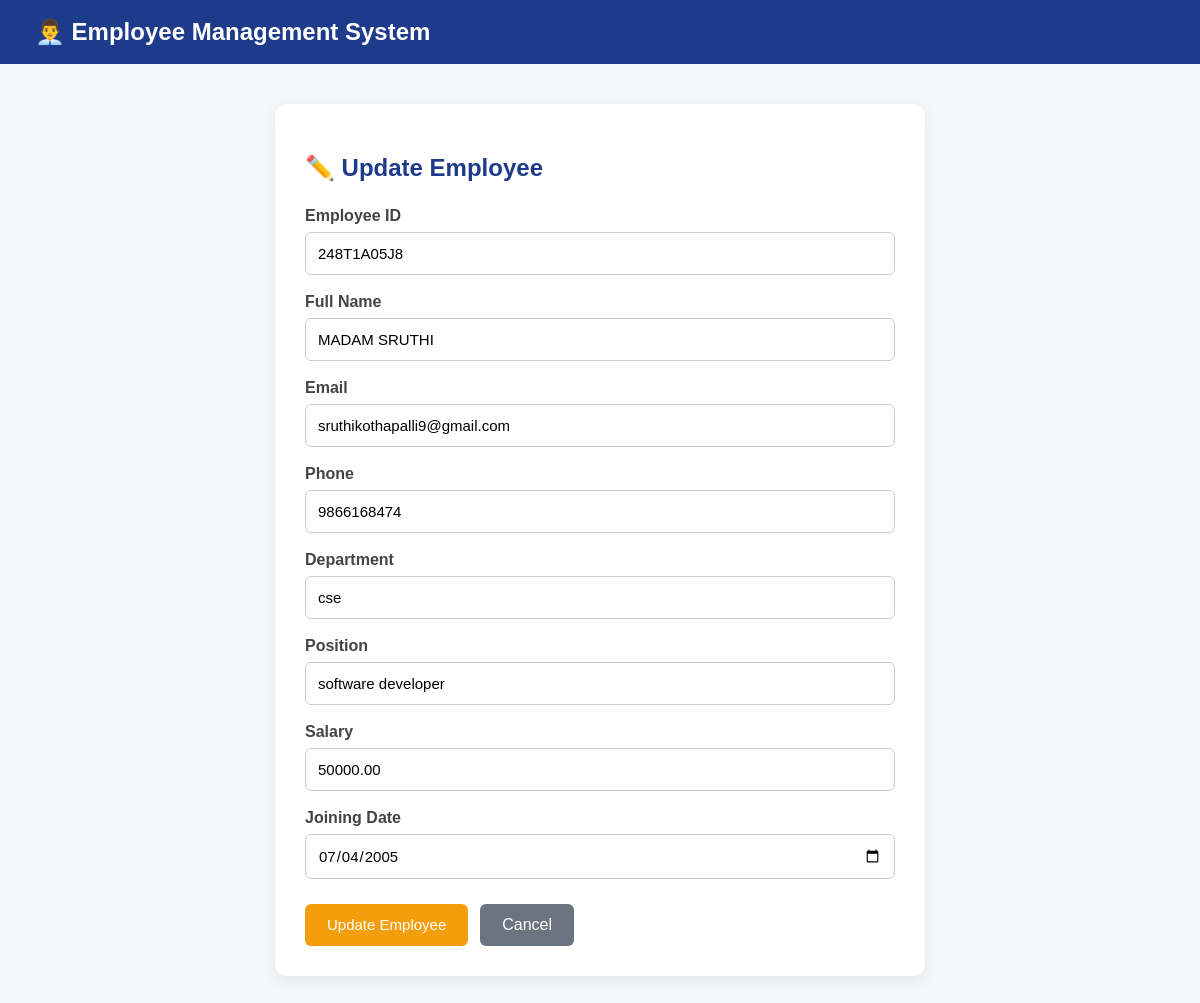
Screenshot of /update/2/ (signed in) with the database file from the repository.
### employees/models.py (models this page shows, shortened)
class Employee(models.Model):
    employee_id = models.CharField(max_length=20, unique=True)
    name = models.CharField(max_length=100)
    email = models.EmailField(unique=True)
    phone = models.CharField(max_length=15)
    department = models.CharField(max_length=100)
    position = models.CharField(max_length=100)
    salary = models.DecimalField(max_digits=10, decimal_places=2)
    joining_date = models.DateField()

### employees/views.py (the view, shortened to what this page needs)
# urls.py: path('update/<int:id>/', views.update_employee, name='update_employee'),
@login_required
def update_employee(request, id):
    employee = get_object_or_404(Employee, id=id)
    return render(
        request,
        'update_employee.html',
        {'employee': employee}
    )

### employees/templates/update_employee.html (shortened to what this page needs)
<!DOCTYPE html>
<html lang="en">
<head>
</head>
<body>
    <div class="navbar">
        <h1>👨‍💼 Employee Management System</h1>
    </div>
    <div class="container">
        <div class="form-box">
            <h2>✏️ Update Employee</h2>
            <form method="POST">
                <div class="form-group">
                    <label>Employee ID</label>
                    <input
                        type="text"
                        name="employee_id"
                        value="{{ employee.employee_id }}"
                        required
                    >
                </div>
                <div class="form-group">
                    <label>Full Name</label>
                    <input
                        type="text"
                        name="name"
                        value="{{ employee.name }}"
                        required
                    >
                </div>
                <div class="form-group">
                    <label>Email</label>
                    <input
                        type="email"
                        name="email"
                        value="{{ employee.email }}"
                        required
                    >
                </div>
                <div class="form-group">
                    <label>Phone</label>
                    <input
                        type="text"
                        name="phone"
                        value="{{ employee.phone }}"
                        maxlength="15"
                        required
                    >
                </div>
                <div class="form-group">
                    <label>Department</label>
                    <input
                        type="text"
                        name="department"
                        value="{{ employee.department }}"
                        required
                    >
                </div>
                <div class="form-group">
                    <label>Position</label>
                    <input
                        type="text"
                        name="position"
                        value="{{ employee.position }}"
                        required
                    >
                </div>
                <div class="form-group">
                    <label>Salary</label>
                    <input
                        type="number"
                        name="salary"
                        value="{{ employee.salary }}"
                        min="0"
                        step="0.01"
                        required
                    >
                </div>
                <div class="form-group">
                    <label>Joining Date</label>
                    <input
                        type="date"
                        name="joining_date"
                        value="{{ employee.joining_date|date:'Y-m-d' }}"
                        required
                    >
                </div>
                <div class="buttons">
                    <button type="submit">
                        Update Employee
                    </button>
                    <a
                        href="{% url 'dashboard' %}"
                        class="back"
                    >
                        Cancel
                    </a>
                </div>
            </form>
        </div>
    </div>
</body>
</html>

### employees/templates/update_employee.html (style rules this page uses)
* { box-sizing: border-box; font-family: Arial, sans-serif; }
body { margin: 0; background: #f4f7fb; }
.navbar { background: #1e3a8a; color: white; padding: 18px 35px; }
.navbar h1 { margin: 0; font-size: 24px; }
.container { width: 650px; max-width: 92%; margin: 40px auto; }
.form-box { background: white; padding: 30px; border-radius: 12px; box-shadow: 0 5px 15px rgba(0,0,0,0.08); }
.form-box h2 { color: #1e3a8a; margin-bottom: 25px; }
.form-group { margin-bottom: 18px; }
label { display: block; margin-bottom: 7px; font-weight: bold; color: #444; }
input { width: 100%; padding: 12px; border: 1px solid #ccc; border-radius: 6px; font-size: 15px; }
.buttons { display: flex; gap: 12px; margin-top: 25px; }
button { background: #f59e0b; color: white; border: none; padding: 12px 22px; border-radius: 6px; cursor: pointer; font-size: 15px; }
.back { background: #6b7280; color: white; text-decoration: none; padding: 12px 22px; border-radius: 6px; }

### rows the page displays
Employee: employee_id "248T1A05J8", name "MADAM SRUTHI", email "sruthikothapalli9@gmail.com", phone "9866168474", department "cse", position "software developer", salary "50000.00", joining_date "07/04/2005"
